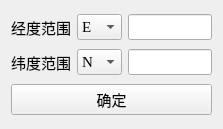
<?xml version="1.0" encoding="UTF-8"?>
<ui version="4.0">
 <class>Frame</class>
 <widget class="QFrame" name="Frame">
  <property name="geometry">
   <rect>
    <x>0</x>
    <y>0</y>
    <width>223</width>
    <height>129</height>
   </rect>
  </property>
  <property name="windowTitle">
   <string>Frame</string>
  </property>
  <layout class="QGridLayout" name="gridLayout" columnstretch="1,1,2">
   <item row="0" column="2">
    <widget class="QLineEdit" name="lineEdit">
     <property name="sizePolicy">
      <sizepolicy hsizetype="Expanding" vsizetype="Fixed">
       <horstretch>0</horstretch>
       <verstretch>0</verstretch>
      </sizepolicy>
     </property>
     <property name="font">
      <font>
       <family>Times New Roman</family>
       <pointsize>11</pointsize>
       <weight>50</weight>
       <bold>false</bold>
      </font>
     </property>
    </widget>
   </item>
   <item row="0" column="1">
    <widget class="QComboBox" name="comboBox">
     <property name="sizePolicy">
      <sizepolicy hsizetype="Expanding" vsizetype="Fixed">
       <horstretch>0</horstretch>
       <verstretch>0</verstretch>
      </sizepolicy>
     </property>
     <property name="font">
      <font>
       <family>Times New Roman</family>
       <pointsize>11</pointsize>
       <weight>50</weight>
       <bold>false</bold>
      </font>
     </property>
     <item>
      <property name="text">
       <string>E</string>
      </property>
     </item>
     <item>
      <property name="text">
       <string>W</string>
      </property>
     </item>
    </widget>
   </item>
   <item row="1" column="1">
    <widget class="QComboBox" name="comboBox_2">
     <property name="sizePolicy">
      <sizepolicy hsizetype="Expanding" vsizetype="Fixed">
       <horstretch>0</horstretch>
       <verstretch>0</verstretch>
      </sizepolicy>
     </property>
     <property name="font">
      <font>
       <family>Times New Roman</family>
       <pointsize>11</pointsize>
       <weight>50</weight>
       <bold>false</bold>
      </font>
     </property>
     <item>
      <property name="text">
       <string>N</string>
      </property>
     </item>
     <item>
      <property name="text">
       <string>S</string>
      </property>
     </item>
    </widget>
   </item>
   <item row="1" column="2">
    <widget class="QLineEdit" name="lineEdit_2">
     <property name="sizePolicy">
      <sizepolicy hsizetype="Expanding" vsizetype="Fixed">
       <horstretch>0</horstretch>
       <verstretch>0</verstretch>
      </sizepolicy>
     </property>
     <property name="font">
      <font>
       <family>Times New Roman</family>
       <pointsize>11</pointsize>
       <weight>50</weight>
       <bold>false</bold>
      </font>
     </property>
    </widget>
   </item>
   <item row="1" column="0">
    <widget class="QLabel" name="label_2">
     <property name="sizePolicy">
      <sizepolicy hsizetype="Expanding" vsizetype="Preferred">
       <horstretch>0</horstretch>
       <verstretch>0</verstretch>
      </sizepolicy>
     </property>
     <property name="font">
      <font>
       <family>微软雅黑</family>
       <pointsize>11</pointsize>
       <weight>50</weight>
       <bold>false</bold>
      </font>
     </property>
     <property name="text">
      <string>纬度范围</string>
     </property>
    </widget>
   </item>
   <item row="0" column="0">
    <widget class="QLabel" name="label">
     <property name="sizePolicy">
      <sizepolicy hsizetype="Expanding" vsizetype="Preferred">
       <horstretch>0</horstretch>
       <verstretch>0</verstretch>
      </sizepolicy>
     </property>
     <property name="font">
      <font>
       <family>微软雅黑</family>
       <pointsize>11</pointsize>
       <weight>50</weight>
       <bold>false</bold>
      </font>
     </property>
     <property name="text">
      <string>经度范围</string>
     </property>
    </widget>
   </item>
   <item row="2" column="0" colspan="3">
    <widget class="QPushButton" name="pushButton">
     <property name="font">
      <font>
       <family>微软雅黑</family>
       <pointsize>11</pointsize>
       <weight>50</weight>
       <bold>false</bold>
      </font>
     </property>
     <property name="text">
      <string>确定</string>
     </property>
    </widget>
   </item>
  </layout>
 </widget>
 <resources/>
 <connections/>
</ui>
